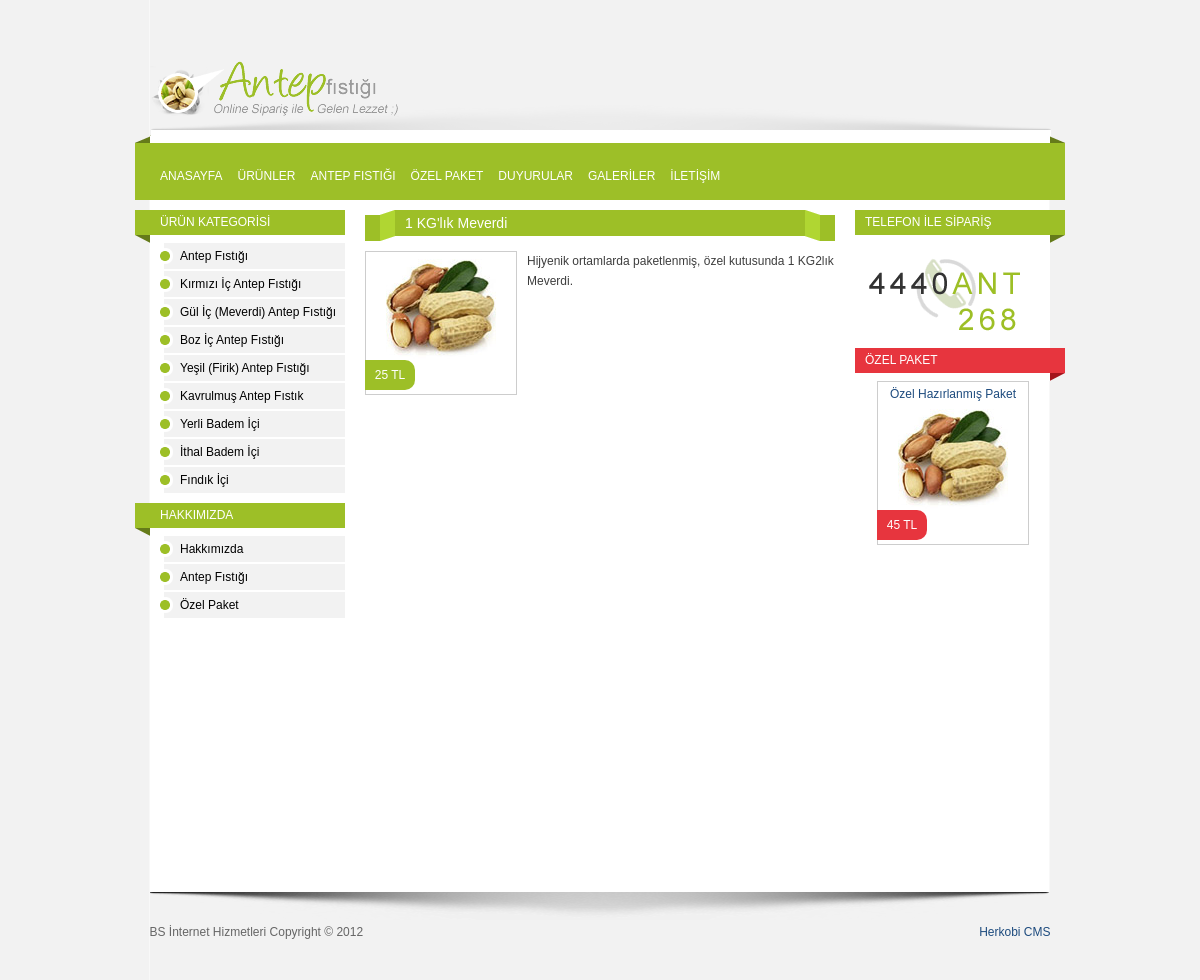
The app's page /product.php?id=3 with its own data.
### tables this page shows
CREATE TABLE IF NOT EXISTS `products` (
  `id` int(11) NOT NULL AUTO_INCREMENT,
  `publish` varchar(11) NOT NULL,
  `level` int(11) NOT NULL,
  `slug` text NOT NULL,
  `product` text NOT NULL,
  `category` text NOT NULL,
  `brand` int(11) NOT NULL,
  `content` text NOT NULL,
  `code` varchar(255) NOT NULL,
  `price` varchar(11) NOT NULL,
  `currency` varchar(5) NOT NULL,
  `image` text NOT NULL,
  `image1` text NOT NULL,
  `image2` text NOT NULL,
  `image3` text NOT NULL,
  `image4` text NOT NULL,
  `title` text NOT NULL,
  `metadesc` text NOT NULL,
  `metatags` text NOT NULL,
  PRIMARY KEY (`id`)
);

CREATE TABLE IF NOT EXISTS `productcategories` (
  `id` int(11) NOT NULL AUTO_INCREMENT,
  `mid` int(11) NOT NULL,
  `level` int(11) NOT NULL,
  `slug` text NOT NULL,
  `category` text NOT NULL,
  `description` text NOT NULL,
  `image` text NOT NULL,
  `front` varchar(1) NOT NULL,
  UNIQUE KEY `id` (`id`)
);

CREATE TABLE IF NOT EXISTS `pages` (
  `id` int(11) NOT NULL AUTO_INCREMENT,
  `mid` text NOT NULL,
  `level` int(11) NOT NULL,
  `slug` text NOT NULL,
  `page` text NOT NULL,
  `summary` text NOT NULL,
  `content` text NOT NULL,
  `image` text NOT NULL,
  `gallery` int(11) NOT NULL,
  `title` text NOT NULL,
  `metadesc` text NOT NULL,
  `metatags` text NOT NULL,
  `date` date NOT NULL,
  PRIMARY KEY (`id`)
);

### inc/rain.tpl.class.php (called while the page is built, shortened)
<?php
class RainTPL{
		static $tpl_dir = "tpl/";
		static $cache_dir = "tmp/";
		public $var = array();
		protected $tpl = array(),
				  $cache = false,
                  $cache_id = null;
                protected static $config_name_sum = array();
	function assign( $variable, $value = null ){
		if( is_array( $variable ) )
			$this->var += $variable;
		else
			$this->var[ $variable ] = $value;
	}
	function draw( $tpl_name, $return_string = false ){
        if( !$this->cache && !$return_string ){
            extract( $this->var );
            include $this->tpl['compiled_filename'];
            unset( $this->tpl );
        }
        else{
                extract( $this->var );
                include $this->tpl['compiled_filename'];
                $raintpl_contents = ob_get_clean();
            if( $return_string ) return $raintpl_contents; else echo $raintpl_contents;
        }
	}
	static function configure( $setting, $value = null ){
		if( is_array( $setting ) )
			foreach( $setting as $key => $value )
				self::configure( $key, $value );
		else if( property_exists( __CLASS__, $setting ) ){
            self::$config_name_sum[ $setting ] = $value;
        }
	}
	protected function check_template( $tpl_name ){
		if( !isset($this->tpl['checked']) ){
			$tpl_basename                       = basename( $tpl_name );
			$tpl_basedir                        = strpos($tpl_name,"/") ? dirname($tpl_name) . '/' : null;
			$tpl_dir                            = self::$tpl_dir . $tpl_basedir;
			$temp_compiled_filename             = self::$cache_dir . $tpl_basename . "." . md5( $tpl_dir . serialize(self::$config_name_sum));
			$this->tpl['compiled_filename']     = $temp_compiled_filename . '.rtpl.php';
			$this->tpl['checked'] = true;
		}
	}
}

### functions/products-functions.php (called while the page is built, shortened)
<?php
	$sql = "SELECT id, category, image FROM productcategories WHERE mid = 0 ORDER BY id ASC";
	$sth = $db->prepare($sql);
	$sth->execute();
	$result = $sth->fetchAll();
?>

### static.php (called while the page is built, shortened)
<?php
	include "functions/page-functions.php";
	include "functions/products-functions.php";
?>

### functions/page-functions.php (called while the page is built, shortened)
<?php
	$sql = "SELECT id, mid, page FROM pages WHERE mid = 0 ORDER BY id ASC";
	$sth = $db->prepare($sql);
	$sth->execute();
	$result = $sth->fetchAll();
?>

### cache/product.ae5475635b57b8f850144bfbed8b3fb3.rtpl.php (the view, shortened to what this page needs)
<?php if(!class_exists('raintpl')){exit;}?><!DOCTYPE html>
<html class="no-js">
    <head>
        <link type="text/css" rel="stylesheet" href="tpl/styles/style.css" />
    </head>
    <body>
        <div id="wrapper">
            <header id="masthead">
                <a href="index.php" id="logo"><img src="tpl/images/logo.png" alt="Antep Fıstığı" width="249" height="56" /></a>
            </header>
            <nav id="main-nav">
                <ul class="group">
                    <li><a href="index.php">ANASAYFA</a></li>
                    <li><a href="products.php">ÜRÜNLER</a></li>
                    <li><a href="page.php?id=2">ANTEP FISTIĞI</a></li>
                    <li><a href="page.php?id=10">ÖZEL PAKET</a></li>
					<li><a href="posts.php">DUYURULAR</a></li>
					<li><a href="galleries.php">GALERİLER</a></li>
                    <li><a href="contact.php">İLETİŞİM</a></li>
                </ul>
            </nav>
            <section id="content">
                <div id="products">
                    <article class="group">
						<h3><?php echo $product;?></h3>
                        <p class="product" style="margin-right: 10px; margin-bottom: 100% !important;">
                            <img src="<?php echo $image;?>" alt="<?php echo $product;?>" title="<?php echo $product;?>" />
							<span class="price"><?php echo $price;?> <?php echo $currency;?></span>
                        </p>
						<p class="product-content">
							<?php echo $content;?>
						</p>
                    </article>
                </div>
                <aside id="product-sidebar">
                    <section class="box">
                        <h3 class="right">TELEFON İLE SİPARİŞ</h3>
                        <img src="tpl/images/telefon.png" />
                    </section>
					<section class="box red group">
                        <h3>ÖZEL PAKET</h3>
                        <p class="product">
                            <a href="page.php?id=10" title="Özel Hazırlanmış Paket">Özel Hazırlanmış Paket</a>
                            <img src="tpl/images/fistik.jpg" />
							<span class="price">45 TL</span>
                        </p>
                    </section>
                </aside>
            </section>
            <aside id="sidebar">
                <section class="box">
                    <h3 class="left">ÜRÜN KATEGORİSİ</h3>
                    <ul class="nav">
						<?php $counter1=-1; if( isset($productcategories) && is_array($productcategories) && sizeof($productcategories) ) foreach( $productcategories as $key1 => $value1 ){ $counter1++; ?>
                        <li><a href="products.php?id=<?php echo $value1["id"];?>"><?php echo $value1["category"];?></a></li>
						<?php } ?>
                    </ul>
                </section>
                <section class="box">
                    <h3 class="left">HAKKIMIZDA</h3>
                    <ul class="nav">
                        <?php $counter1=-1; if( isset($pages) && is_array($pages) && sizeof($pages) ) foreach( $pages as $key1 => $value1 ){ $counter1++; ?>
						<li><a href="page.php?id=<?php echo $value1["id"];?>"><?php echo $value1["page"];?></a></li>
						<?php } ?>
                    </ul>
                </section>
            </aside>
        </div>
        <footer id="mastfoot" class="group">
            <p id="disclaimer"><?php echo $name;?> Copyright &copy; <?php echo date('Y'); ?></p>
            <p id="copyright"><?php echo $footer;?></p>
        </footer>
    </body>
</html>

### tpl/styles/global.css (style rules this page uses)
.group:after { clear: both; content: " "; display: block; font-size: 0; height: 0; visibility: hidden; }
html, body { border:0; height: 100%; margin:0; padding:0; }
h1, h2, h3, h4, h5, h6 { font-weight:normal; margin:0; padding:0; }
p, ul, ol, dl, dt, dd, form, fieldset, input { margin:0; padding:0; }
p, ul, ol { margin-bottom: 10px; font-size: 12px; line-height:20px; }
ul, ol { list-style:none; }
fieldset, img { border:0; }
img { vertical-align: bottom; }
a, a:active { text-decoration:none; color:#1d4b7e; }
article, aside, details, figcaption, figure, footer, header, hgroup, menu, nav, section { display: block; }
menu ol, menu ul, nav ol, nav ul { margin-bottom: 0; }

### tpl/styles/common.css (style rules this page uses)
body { background: #f2f2f2; color: #3e3e3e; font: 10px/1.2 sans-serif; }
#wrapper { width: 930px; min-height: 100%; margin: 0 auto -88px; background: url(../images/wrapper.png) center repeat-y; }
#masthead { width: 901px; height: 136px; margin: 0 auto; background: #f2f2f2 url(../images/header.png) bottom center no-repeat; }
#main-nav { height: 64px; margin-bottom: 10px; background: #9dbf28 url(../images/nav.png) top center no-repeat; }
#content { float: right; width: 700px; }
#products { float: left; width: 470px; }
#product-sidebar { float: right; width: 210px; }
#sidebar { float: left; width: 210px; }
#mastfoot { width: 901px; height: 58px; margin: 0 auto; padding-top: 30px; background: #f2f2f2 url(../images/footer.png) top center no-repeat; color: #666; }
#wrapper, #masthead, #main-nav, #content, #mastfoot { position: relative; }
#wrapper, #mastfoot { margin-right: auto; margin-left: auto; }
#logo { position: absolute; bottom: 19px; left: 0; }
#main-nav ul { position: absolute; top: 30px; left: 25px; }
#main-nav li { float: left; margin-right: 15px; }
#main-nav a { position: relative; display: inline-block; color: #fff; font-size: 12px; line-height: 1; }
#products h3 { width: 470px; height: 31px; margin: 0 0 10px 7px; background: url(../images/product-box-title.png); color: #fff; font-size: 14px; line-height: 26px; text-indent: 40px; }
#products article { margin: 0 0 20px -7px; }
#products img { float: none; }
.product { position: relative; float: left; width: 146px; margin: 0 0 7px 7px; padding: 2px 2px 30px; border: 1px solid #cdcdcd; font-size: 12px; text-align: center; }
.product img { display: block; margin: 5px auto; }
.product a { margin-bottom: 5px; }
.product .price { position: absolute; bottom: 4px; left: -1px; display: block; width: 50px; height: 30px; background-color: #9dbf27; color: #fff; line-height: 30px; -moz-border-radius: 0 10px 10px 0; -o-border-radius: 0 10px 10px 0; -webkit-border-radius: 0 10px 10px 0; border-radius: 0 10px 10px 0; }
#product-sidebar .product { float: none; margin-left: 22px; }
.red .product .price, .red .product .corner { background-color: #e7353e; }
.box h3 { width: 210px; height: 25px; padding-bottom: 8px; background: url(../images/box-title.png) no-repeat; color: #fff; font-size: 10px; line-height: 25px; text-indent: 10px; }
.box h3 { background-color: #9dbf27; font-size: 12px; }
.box h3.left { background-position: 0 25px; text-indent: 25px; }
.box h3.right { background-position: -210px 25px; }
.box.red h3 { background-color: #e7353e; background-position: -420px 25px; }
#sidebar .box { width: 195px; margin-left: 15px; color: #000; }
#sidebar .box h3 { margin-left: -15px; }
.box .nav li { margin: 0 0 2px 10px; padding-left: 20px; background: #f2f2f2 url(../images/bullet.png) center left no-repeat; line-height: 26px; }
.box .nav a { color: #000; }
#disclaimer { float: left; }
#copyright { float: right; }

### records on screen
products: product "1 KG'lık Meverdi", image (picture), price "25", currency "TL", content "Hijyenik ortamlarda paketlenmiş, özel kutusunda 1 KG2lık Meverdi."
productcategories: category "Antep Fıstığı"
productcategories: category "Kırmızı İç Antep Fıstığı"
productcategories: category "Gül İç (Meverdi) Antep Fıstığı"
productcategories: category "Boz İç Antep Fıstığı"
productcategories: category "Yeşil (Firik) Antep Fıstığı"
productcategories: category "Kavrulmuş Antep Fıstık"
productcategories: category "Yerli Badem İçi"
productcategories: category "İthal Badem İçi"
productcategories: category "Fındık İçi"
pages: page "Hakkımızda"
pages: page "Antep Fıstığı"
pages: page "Özel Paket"

### other values on screen
$name "BS İnternet Hizmetleri"
$footer "Herkobi CMS"
